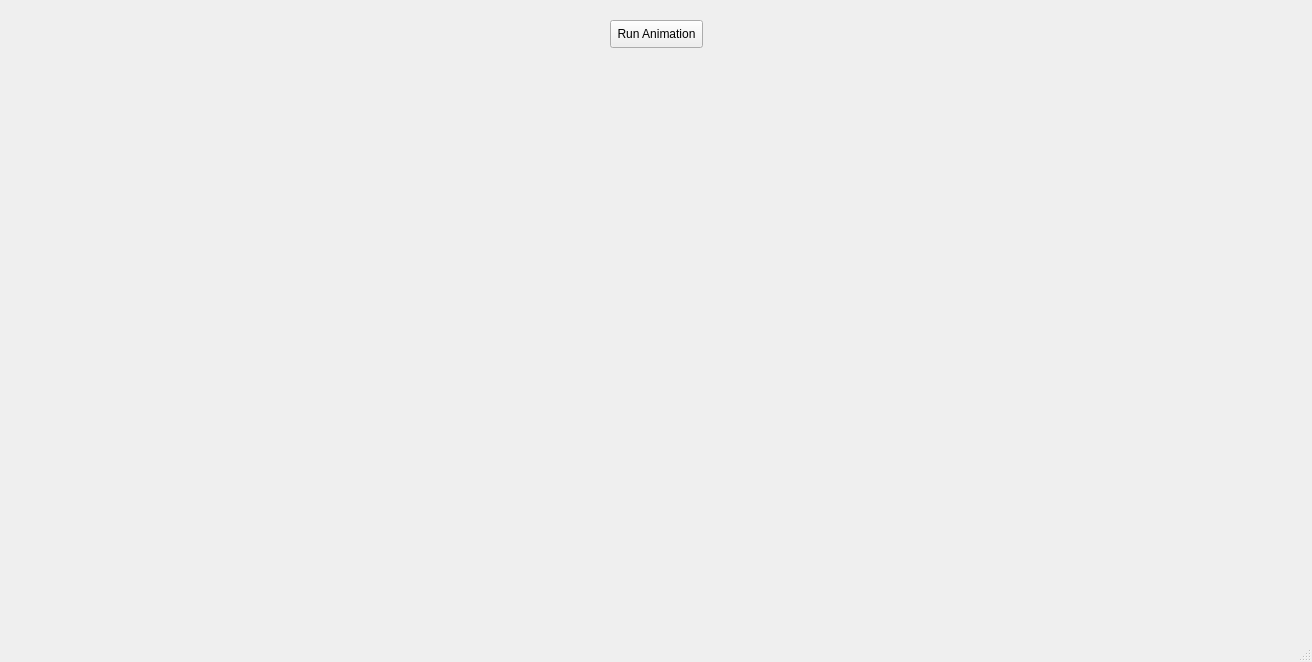
<?xml version="1.0" encoding="UTF-8"?>
<ui version="4.0">
 <class>MainWindow</class>
 <widget class="QMainWindow" name="MainWindow">
  <property name="geometry">
   <rect>
    <x>0</x>
    <y>0</y>
    <width>1312</width>
    <height>662</height>
   </rect>
  </property>
  <property name="windowTitle">
   <string>MainWindow</string>
  </property>
  <widget class="QWidget" name="centralwidget">
   <widget class="QPushButton" name="runAnimation">
    <property name="geometry">
     <rect>
      <x>610</x>
      <y>20</y>
      <width>93</width>
      <height>28</height>
     </rect>
    </property>
    <property name="text">
     <string>Run Animation</string>
    </property>
   </widget>
   <widget class="QLabel" name="imageLabel">
    <property name="geometry">
     <rect>
      <x>1070</x>
      <y>240</y>
      <width>191</width>
      <height>251</height>
     </rect>
    </property>
    <property name="text">
     <string/>
    </property>
    <property name="pixmap">
     <pixmap>../../../back_of_card.jpg</pixmap>
    </property>
   </widget>
  </widget>
  <widget class="QMenuBar" name="menubar">
   <property name="geometry">
    <rect>
     <x>0</x>
     <y>0</y>
     <width>1312</width>
     <height>26</height>
    </rect>
   </property>
  </widget>
  <widget class="QStatusBar" name="statusbar"/>
 </widget>
 <resources/>
 <connections/>
</ui>
